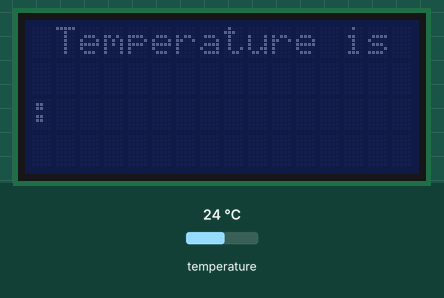
A sketch run on a simulated ESP32. Parts: 16×4 character LCD. The test bench sets the inputs (shaded band); at power-on: temperature 24 °C. WiFi joins after 1.5 s; servers stay silent unless stated; what the sketch prints to the serial monitor is not drawn.

Above: at 1.6 s.
At 7.7 s:
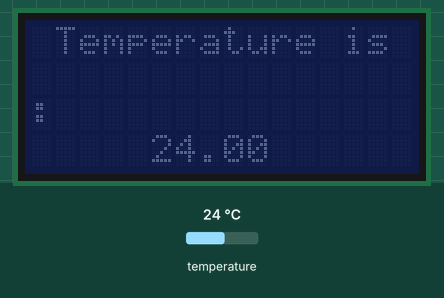
7.8 s: temperature set to 12 °C
At 11.0 s:
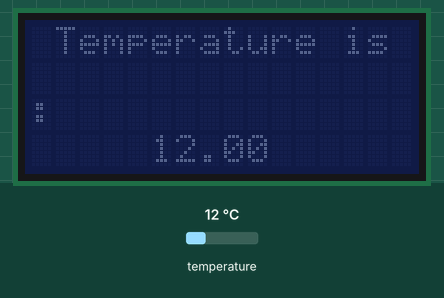
11.6 s: temperature set to 19 °C
15.4 s: temperature set to 28 °C
At 20.2 s:
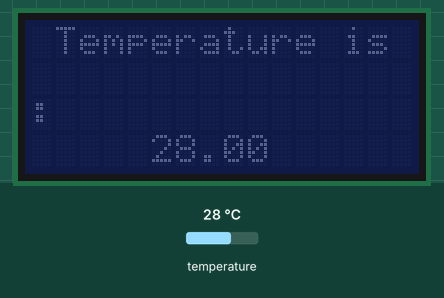
Timing chart, 0 to 21.7 s (numbered marks = the images above; inputs shaded):
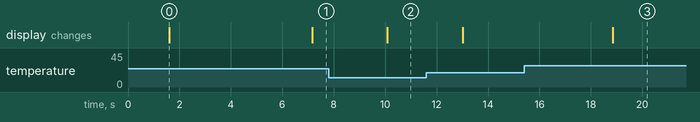

Measured:
- after the input at 7.8 s, the display: changes after 2.3 s (image 2)
- after the input at 15.4 s, the display: changes after 3.5 s (image 3)
- what the display in image 0 shows lasts 5.6 s, from 1.6 s to 7.2 s

The sketch:

sketch.ino
```cpp
#include <Arduino.h>
#include <OneWire.h>
#include <DallasTemperature.h>
#include <LiquidCrystal_I2C.h>
#include <WiFi.h>
#include <FirebaseESP32.h>

// Set the LCD address and dimensions
#define I2C_ADDR    0x27
#define LCD_COLS    16
#define LCD_ROWS    4

#define ONE_WIRE_BUS 4
#define TEMPERATURE_PRECISION 12

const char* ssid = "Wokwi-GUEST";
const char* password = "";
// Firebase project ID and database path
// Firebase project ID and database path
#define FIREBASE_HOST "----------------"
#define API_KEY "---------"


OneWire oneWire(ONE_WIRE_BUS);
DallasTemperature sensors(&oneWire);

LiquidCrystal_I2C lcd(I2C_ADDR, LCD_COLS, LCD_ROWS);

FirebaseData firebaseData;
FirebaseConfig config;
FirebaseAuth auth;

unsigned long lastHourCheck = 0;
float hourlyTemperatures[24]; // Array to store temperature readings for each hour
int hourlyCounts[24]; // Array to store the count of temperature readings for each hour
bool hourlyMeanCalculated[24]; // Array to store flags indicating whether the mean temperature for each hour has been calculated
String DATABASE_PATH="/temperature" ;
bool signupOK=false;
void setup() {
  Serial.begin(115200);

  // Connect to WiFi
  WiFi.begin(ssid, password);
  Serial.print("Connecting to Wi-Fi");
  while (WiFi.status() != WL_CONNECTED) {
    Serial.print(".");
    delay(300);
  }
  Serial.println();
  Serial.print("Connected with IP: ");
  Serial.println(WiFi.localIP());
  Serial.println();

  // Initialize temperature sensor
  sensors.begin();

  // Initialize LCD
  lcd.init();
  lcd.setCursor(1, 0);
  lcd.println("Temperature is :");

  // Initialize Firebase
  config.api_key = API_KEY;
  config.database_url = FIREBASE_HOST;
    /* Sign up */
  if (Firebase.signUp(&config, &auth, "testxxxpxiix@gmail.com", "1111111")){
    Serial.println("ok");
    signupOK = true;
  }
  else{
    Serial.printf("%s\n", config.signer.signupError.message.c_str());
  }
  Firebase.begin(&config, &auth);

  // Initialize hourly temperature arrays and update Firebase with placeholder values
  for (int i = 0; i < 24; i++) {
    String path = DATABASE_PATH + "/hour_" + String(i) + "/mean_temperature";
    Firebase.setString(firebaseData, path.c_str(), 0);
    if (firebaseData.dataType() == "float") {
      Serial.println("Placeholder value sent to Firebase for hour " + String(i));
    } else {
      Serial.println("Failed to send placeholder value to Firebase for hour " + String(i));
      Serial.println("Error: " + firebaseData.errorReason());
    }
  }
}

void loop() {
  // Read temperature
  sensors.requestTemperatures();
  float temperatureC = sensors.getTempCByIndex(0);

  if (temperatureC != DEVICE_DISCONNECTED_C) {
    Serial.print("Temperature: ");
    Serial.print(temperatureC);
    Serial.println(" °C");

    // Update instant temperature value on Firebase
    Firebase.setFloat(firebaseData, "/instant_temperature", temperatureC);
    delay(1000);
    if (firebaseData.dataType() == "float") {
      Serial.println("Instant temperature data sent to Firebase: " + String(temperatureC) + " °C");
    } else {
      Serial.println("Failed to send instant temperature data to Firebase.");
      Serial.println("Error: " + firebaseData.errorReason());
    }

    // Update hourly temperature and count
    int hour = millis() / 3600000 % 24;
    hourlyTemperatures[hour] += temperatureC;
    hourlyCounts[hour]++;

    // Display temperature on LCD
    lcd.setCursor(1, 3);
    char temperatureStr[10];
    dtostrf(temperatureC, 4, 2, temperatureStr);
    lcd.println(temperatureStr);
  } else {
    Serial.println("Error: Unable to read temperature data");
  }

  // Check if an hour has passed
  if (millis() - lastHourCheck >= 3600000) { // Check every hour
    lastHourCheck = millis();

    // Calculate the current hour
    int hourIndex = (millis() / 3600000) % 24;

    // Calculate the mean temperature for the previous hour if it hasn't been calculated yet
    int previousHourIndex = (hourIndex - 1 + 24) % 24;
    if (!hourlyMeanCalculated[previousHourIndex] && hourlyCounts[previousHourIndex] > 0) {
      float meanTemperature = hourlyTemperatures[previousHourIndex] / hourlyCounts[previousHourIndex];

      // Construct JSON object with mean temperature data
      FirebaseJson json;
      json.set("hour", previousHourIndex);
      json.set("mean_temperature", meanTemperature);

      // Update data on Firebase
      String path = DATABASE_PATH + "/hour_" + String(previousHourIndex);
      if (Firebase.updateNode(firebaseData, path.c_str(), json)) {
        Serial.println("Mean temperature data sent to Firebase for hour " + String(previousHourIndex));
      } else {
        Serial.println("Failed to send mean temperature data to Firebase for hour " + String(previousHourIndex));
        Serial.println("Error: " + firebaseData.errorReason());
      }

      // Set flag indicating that the mean temperature for this hour has been calculated
      hourlyMeanCalculated[previousHourIndex] = true;
    }

    // Reset temperature and count for the new hour
    int hour = millis() / 3600000 % 24;
    hourlyTemperatures[hour] = 0;
    hourlyCounts[hour] = 0;

    // Reset flag indicating that the mean temperature for this hour has not been calculated yet
    hourlyMeanCalculated[hour] = false;
  }

  delay(1000); // Adjust delay as needed
}
```
